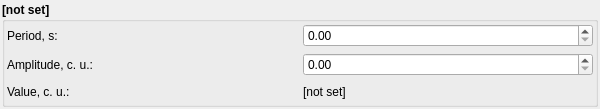
<?xml version="1.0" encoding="UTF-8"?>
<ui version="4.0">
 <class>MockClass</class>
 <widget class="QWidget" name="MockClass">
  <property name="geometry">
   <rect>
    <x>0</x>
    <y>0</y>
    <width>600</width>
    <height>109</height>
   </rect>
  </property>
  <property name="windowTitle">
   <string>Mock</string>
  </property>
  <layout class="QVBoxLayout" name="verticalLayout">
   <property name="leftMargin">
    <number>2</number>
   </property>
   <property name="topMargin">
    <number>2</number>
   </property>
   <property name="rightMargin">
    <number>2</number>
   </property>
   <property name="bottomMargin">
    <number>2</number>
   </property>
   <item>
    <widget class="QGroupBox" name="groupBox">
     <property name="font">
      <font>
       <bold>true</bold>
      </font>
     </property>
     <property name="title">
      <string>[not set]</string>
     </property>
     <layout class="QGridLayout" name="gridLayout">
      <property name="leftMargin">
       <number>2</number>
      </property>
      <property name="topMargin">
       <number>2</number>
      </property>
      <property name="rightMargin">
       <number>2</number>
      </property>
      <property name="bottomMargin">
       <number>2</number>
      </property>
      <item row="0" column="1">
       <widget class="QDoubleSpinBox" name="doubleSpinBoxPeriod">
        <property name="font">
         <font>
          <bold>false</bold>
         </font>
        </property>
       </widget>
      </item>
      <item row="2" column="0">
       <widget class="QLabel" name="labelValueSign">
        <property name="font">
         <font>
          <bold>false</bold>
         </font>
        </property>
        <property name="text">
         <string>Value, c. u.:</string>
        </property>
       </widget>
      </item>
      <item row="1" column="0">
       <widget class="QLabel" name="labelAmplitudeSign">
        <property name="font">
         <font>
          <bold>false</bold>
         </font>
        </property>
        <property name="text">
         <string>Amplitude, c. u.:</string>
        </property>
       </widget>
      </item>
      <item row="0" column="0">
       <widget class="QLabel" name="labelPeriodSign">
        <property name="font">
         <font>
          <bold>false</bold>
         </font>
        </property>
        <property name="text">
         <string>Period, s:</string>
        </property>
       </widget>
      </item>
      <item row="2" column="1">
       <widget class="QLabel" name="labelValueRead">
        <property name="font">
         <font>
          <bold>false</bold>
         </font>
        </property>
        <property name="text">
         <string>[not set]</string>
        </property>
       </widget>
      </item>
      <item row="1" column="1">
       <widget class="QDoubleSpinBox" name="doubleSpinBoxAmplitude">
        <property name="font">
         <font>
          <bold>false</bold>
         </font>
        </property>
       </widget>
      </item>
     </layout>
    </widget>
   </item>
  </layout>
 </widget>
 <layoutdefault spacing="6" margin="11"/>
 <resources/>
 <connections/>
</ui>
